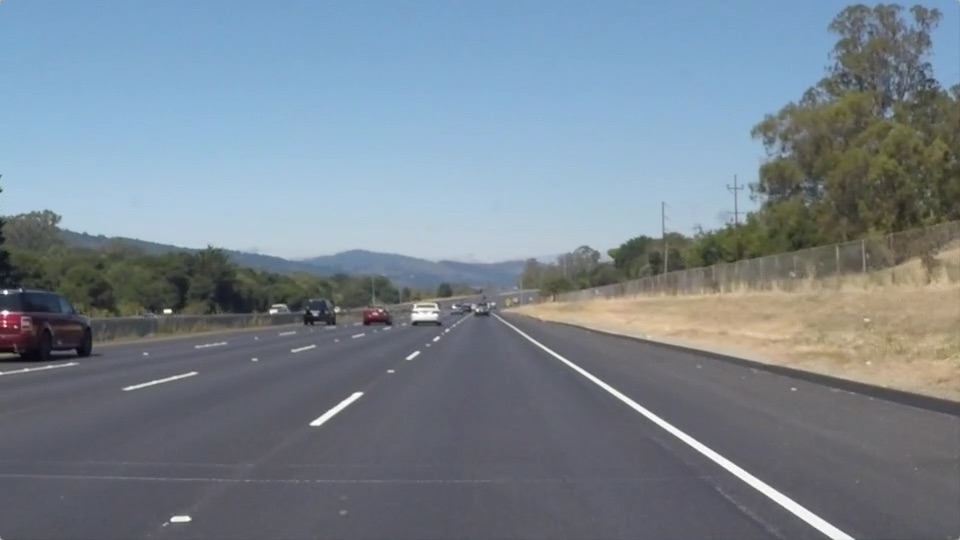
#> input picture test_images/solidWhiteRight.jpg, 960 x 540 px
$ jupyter execute --allow-errors P1.ipynb   (shell and % lines are left out)
#> lines starting #> are read from the running program, lines starting #| are printed output that depends on the picture; after the words box and inside, x2 and y2 are one past the last pixel; in counts of white or black regions, pixels touching at a corner belong together
# Self-Driving Car Engineer Nanodegree

## Project: **Finding Lane Lines on the Road**
***
In this project, you will use the tools you learned about in the lesson to identify lane lines on the road.  You can develop your pipeline on a series of individual images, and later apply the result to a video stream (really just a series of images). Check out the video clip "raw-lines-example.mp4" (also contained in this repository) to see what the output should look like after using the helper functions below.

Once you have a result that looks roughly like "raw-lines-example.mp4", you'll need to get creative and try to average and/or extrapolate the line segments you've detected to map out the full extent of the lane lines.  You can see an example of the result you're going for in the video "P1_example.mp4".  Ultimately, you would like to draw just one line for the left side of the lane, and one for the right.

In addition to implementing code, there is a brief writeup to complete. The writeup should be completed in a separate file, which can be either a markdown file or a pdf document. There is a [write up template](https://github.com/udacity/CarND-LaneLines-P1/blob/master/writeup_template.md) that can be used to guide the writing process. Completing both the code in the Ipython notebook and the writeup template will cover all of the [rubric points](https://review.udacity.com/#!/rubrics/322/view) for this project.

---
Let's have a look at our first image called 'test_images/solidWhiteRight.jpg'.  Run the 2 cells below (hit Shift-Enter or the "play" button above) to display the image.

**Note: If, at any point, you encounter frozen display windows or other confounding issues, you can always start again with a clean slate by going to the "Kernel" menu above and selecting "Restart & Clear Output".**

---

**The tools you have are color selection, region of interest selection, grayscaling, Gaussian smoothing, Canny Edge Detection and Hough Tranform line detection.  You  are also free to explore and try other techniques that were not presented in the lesson.  Your goal is piece together a pipeline to detect the line segments in the image, then average/extrapolate them and draw them onto the image for display (as below).  Once you have a working pipeline, try it out on the video stream below.**

---

<figure>

 <figcaption>
 <p></p>
 <p style="text-align: center;"> Your output should look something like this (above) after detecting line segments using the helper functions below </p>
 </figcaption>
</figure>
 <p></p>
<figure>

 <figcaption>
 <p></p>
 <p style="text-align: center;"> Your goal is to connect/average/extrapolate line segments to get output like this</p>
 </figcaption>
</figure>

[cell 1]
# Run the cell below to import some packages.
# If you get an `import error` for a package you've already installed,
# try changing your kernel (select the Kernel menu above --> Change Kernel).
# Still have problems?  Try relaunching Jupyter Notebook from the terminal prompt.
# Also, consult the forums for more troubleshooting tips.**

## Import Packages

[cell 2]
# importing some useful packages
import matplotlib.pyplot as plt
import matplotlib.image as mpimg
import numpy as np
import cv2

## Read in an Image

[cell 3]
# reading in an image
image = mpimg.imread('test_images/solidWhiteRight.jpg')
#> image is the input picture: shape (540, 960, 3); mean R, G, B 120.3, 132.6, 143.7

# printing out some stats and plotting
print('This image is: ', type(image), 'with dimensions: ', image.shape)
#| This image is:  <class 'numpy.ndarray'> with dimensions:  (540, 960, 3)
plt.imshow(image)

## Ideas for Lane Detection Pipeline

**Some OpenCV functions (beyond those introduced in the lesson) that might be useful for this project are:**

`cv2.inRange()` for color selection
`cv2.fillPoly()` for regions selection
`cv2.line()` to draw lines on an image given endpoints
`cv2.addWeighted()` to coadd / overlay two images
`cv2.cvtColor()` to grayscale or change color
`cv2.imwrite()` to output images to file
`cv2.bitwise_and()` to apply a mask to an image

**Check out the OpenCV documentation to learn about these and discover even more awesome functionality!**

## Helper Functions

Below are some helper functions to help get you started. They should look familiar from the lesson!

[cell 4]
import math


# [7 lines left out: function grayscale, not called in this run]


def saturate_yellow(img):
    hsv = cv2.cvtColor(img, cv2.COLOR_BGR2HSV)
    yellow_mask = cv2.inRange(hsv, (20, 100, 100), (30, 255, 255))
    hsv[:, :, 1] = yellow_mask
    return cv2.cvtColor(hsv, cv2.COLOR_HSV2BGR)


def canny(img, low_threshold, high_threshold):
    """Applies the Canny transform"""
    return cv2.Canny(img, low_threshold, high_threshold)


def gaussian_blur(img, kernel_size):
    """Applies a Gaussian Noise kernel"""
    return cv2.GaussianBlur(img, (kernel_size, kernel_size), 0)


def region_of_interest(img, vertices):
    """
    Applies an image mask.

    Only keeps the region of the image defined by the polygon
    formed from `vertices`. The rest of the image is set to black.
    `vertices` should be a numpy array of integer points.
    """
    # defining a blank mask to start with
    mask = np.zeros_like(img)

    # defining a 3 channel or 1 channel color to fill the mask with depending on the input image
    if len(img.shape) > 2:
        channel_count = img.shape[2]  # i.e. 3 or 4 depending on your image
        ignore_mask_color = (255,) * channel_count
    else:
        ignore_mask_color = 255

    # filling pixels inside the polygon defined by "vertices" with the fill color
    cv2.fillPoly(mask, vertices, ignore_mask_color)

    # returning the image only where mask pixels are nonzero
    masked_image = cv2.bitwise_and(img, mask)
    return masked_image


def draw_lines(ymid, img, lines, color=None, thickness=10):
    """
    NOTE: this is the function you might want to use as a starting point once you want to
    average/extrapolate the line segments you detect to map out the full
    extent of the lane (going from the result shown in raw-lines-example.mp4
    to that shown in P1_example.mp4).

    Think about things like separating line segments by their
    slope ((y2-y1)/(x2-x1)) to decide which segments are part of the left
    line vs. the right line.  Then, you can average the position of each of
    the lines and extrapolate to the top and bottom of the lane.

    This function draws `lines` with `color` and `thickness`.
    Lines are drawn on the image inplace (mutates the image).
    If you want to make the lines semi-transparent, think about combining
    this function with the weighted_img() function below
    """
    # separating the line by side
    if color is None:
        color = [255, 0, 0]

    left_lines = []
    left_slope = 0
    left_inter = 0
    right_lines = []
    right_slope = 0
    right_inter = 0

    for line in lines:
        for x1, y1, x2, y2 in line:
            slope = (y2 - y1) / (x2 - x1)
            angle = np.arctan(slope) * 100

            if -90 < angle < -50:
                left_lines.append(line)
                left_slope += slope
                left_inter += get_b_of_line(slope, x1, y1)

            elif 50 < angle < 90:
                right_lines.append(line)
                right_slope += slope
                right_inter += get_b_of_line(slope, x1, y1)

    # y = mx+b -> y-b = mx -> (y-b)/m = x
    left_len = len(left_lines)
    if left_len > 0:
        left_slope = left_slope / left_len
        left_inter = left_inter / left_len
        ly1 = img.shape[0]
        lx1 = int((ly1 - left_inter) / left_slope)
        ly2 = int(ymid)
        lx2 = int((ly2 - left_inter) / left_slope)
        cv2.line(img, (lx1, ly1), (lx2, ly2), color, thickness)

    right_len = len(right_lines)
    if right_len > 0:
        right_slope = right_slope / right_len
        right_inter = right_inter / right_len
        ry1 = img.shape[0]
        rx1 = int((ry1 - right_inter) / right_slope)
        ry2 = int(ymid)
        rx2 = int((ry2 - right_inter) / right_slope)
        cv2.line(img, (rx1, ry1), (rx2, ry2), color, thickness)


#
def get_b_of_line(slope, x, y):
    return -1 * (slope * x - y)


def hough_lines(ymid, img, rho, theta, threshold, min_line_len, max_line_gap):
    """
    `img` should be the output of a Canny transform.

    Returns an image with hough lines drawn.
    """
    lines = cv2.HoughLinesP(img, rho, theta, threshold, np.array([]), minLineLength=min_line_len,
                            maxLineGap=max_line_gap)
    line_img = np.zeros((img.shape[0], img.shape[1], 3), dtype=np.uint8)
    draw_lines(ymid, line_img, lines)
    return line_img


# Python 3 has support for cool math symbols.
def weighted_img(img, initial_img, α=0.8, β=1., γ=0.):
    """
    `img` is the output of the hough_lines(), An image with lines drawn on it.
    Should be a blank image (all black) with lines drawn on it.

    `initial_img` should be the image before any processing.

    The result image is computed as follows:

    initial_img * α + img * β + γ
    NOTE: initial_img and img must be the same shape!
    """
    return cv2.addWeighted(initial_img, α, img, β, γ)

## Test Images

Build your pipeline to work on the images in the directory "test_images"
**You should make sure your pipeline works well on these images before you try the videos.**

[cell 5]
import os

test_images_dir = "test_images/"
images = os.listdir(test_images_dir)
print(images)

## Build a Lane Finding Pipeline

Build the pipeline and run your solution on all test_images. Make copies into the `test_images_output` directory, and you can use the images in your writeup report.

Try tuning the various parameters, especially the low and high Canny thresholds as well as the Hough lines parameters.

[cell 6]
# TODO: Build your pipeline that will draw lane lines on the test_images
# then save them to the test_images_output directory.


fig = plt.figure(figsize=(17, 40))
rows = len(images)


def add_plot(img, cols, item, gray=False):
    fig.add_subplot(rows, cols, item)
    if gray:
        plt.imshow(img, cmap="gray")
    else:
        plt.imshow(img)
    return item + 1


def lane_line_detection(image_path, cols, item):
    # assign the constants
    gauss_kernel_size = 5
    canny_low_threshold = 50
    canny_high_threshold = canny_low_threshold * 3

    # Define the Hough transform parameters
    hl_rho = 1
    hl_theta = np.pi / 180
    hl_threshold = 15
    hl_min_line_len = 18
    hl_max_line_gap = 20

    img = mpimg.imread(image_path)
    nitem = add_plot(img, cols, item)

    # Grab the x and y size and make a copy of the image
    ys = img.shape[0]
    xs = img.shape[1]

    sature = saturate_yellow(img)
    blur = gaussian_blur(sature, gauss_kernel_size)
    nitem = add_plot(blur, cols, nitem)

    edges = canny(blur, canny_low_threshold, canny_high_threshold)

    # This time we are defining a four sided polygon to mask
    xmid = xs / 2
    upbase = xs * 0.01
    ymid = ys / 2 + ys * 0.1
    vertices = np.array([[(0, ys), (xmid - upbase, ymid), (xmid + upbase, ymid), (xs, ys)]], dtype=np.int32)

    masked_edges = region_of_interest(edges, vertices)
    lines = hough_lines(ymid, masked_edges, hl_rho, hl_theta, hl_threshold, hl_min_line_len, hl_max_line_gap)
    result = weighted_img(lines, img)
    return add_plot(result, cols, nitem)


index = 1
for image_name in images:
    index = lane_line_detection(test_images_dir + image_name, 3, index)
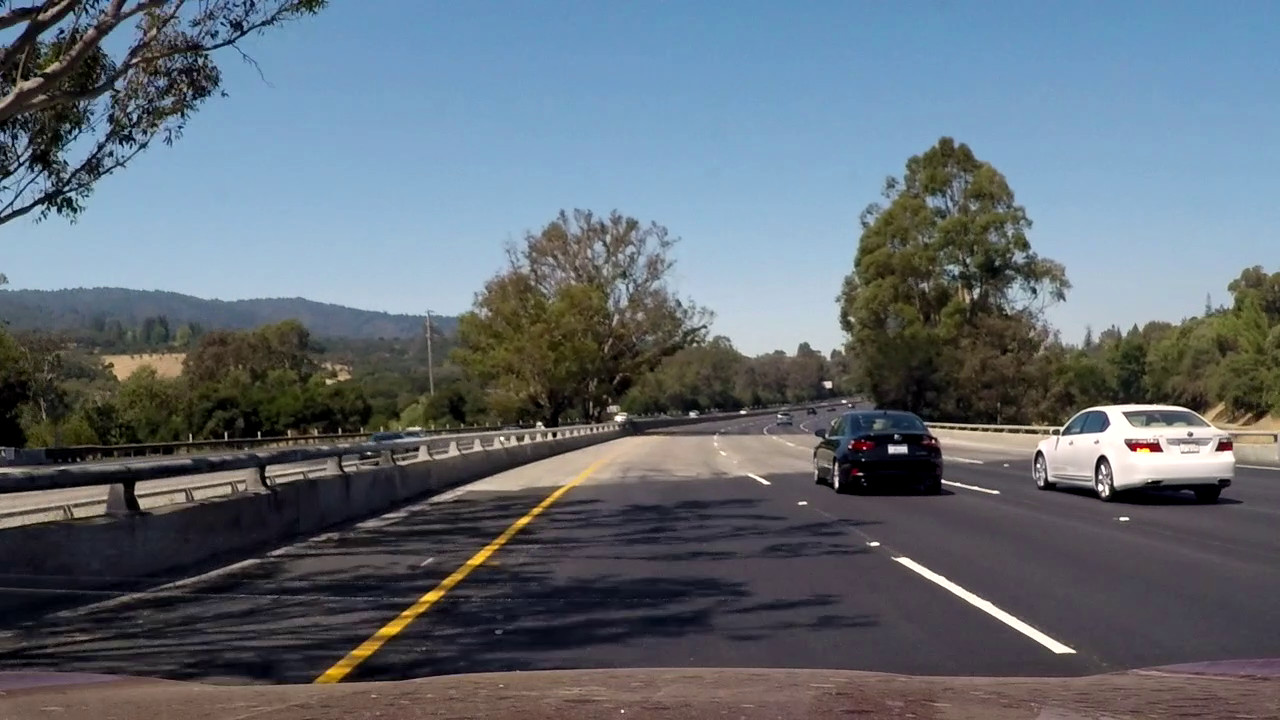
#> input picture test_images/challenge1.jpg, 1280 x 720 px
#> in lane_line_detection, img is the input picture: shape (720, 1280, 3); mean R, G, B 97.6, 107.2, 116.4
#> in lane_line_detection, `nitem = add_plot(img, cols, item)`: nitem = 2
#> in saturate_yellow, `yellow_mask = cv2.inRange(hsv, (20, 100, 100), (30, 255, 255))`:
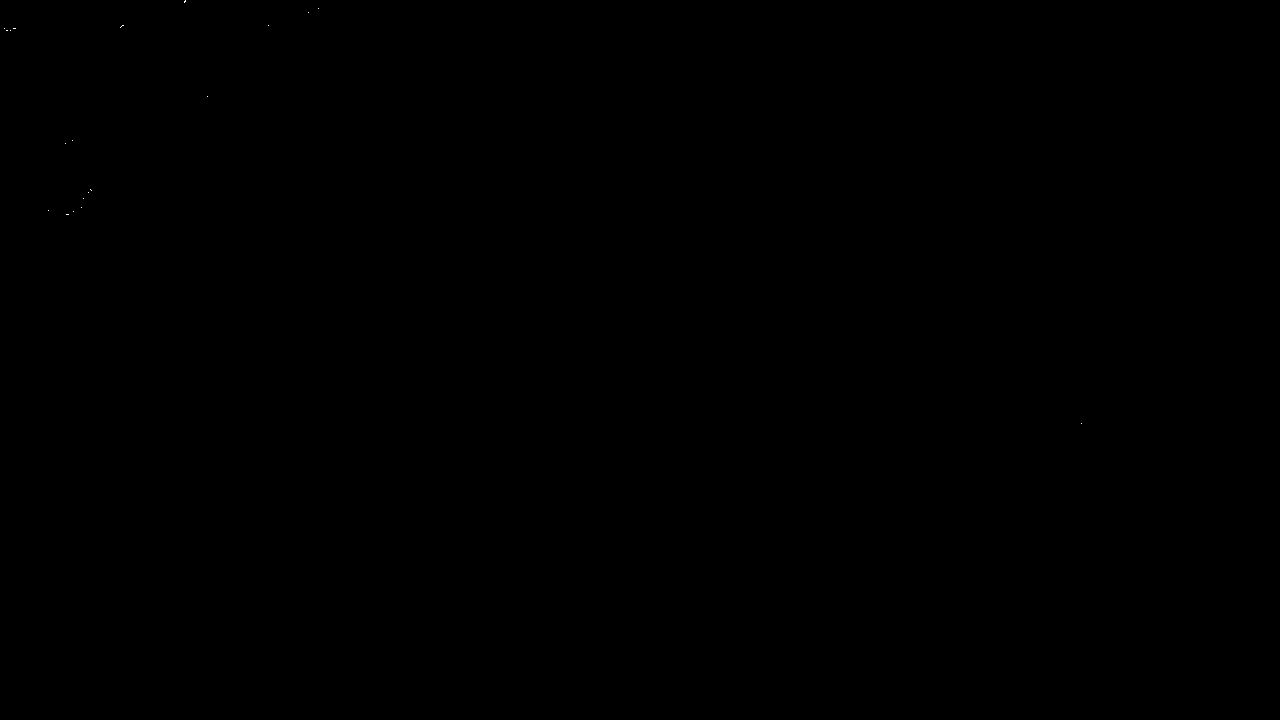
#> yellow_mask: shape (720, 1280); 0% white in thin lines or dots, all inside (x1, y1, x2, y2) = (4, 0, 1082, 424)
#> in saturate_yellow, `return cv2.cvtColor(hsv, cv2.COLOR_HSV2BGR)`:
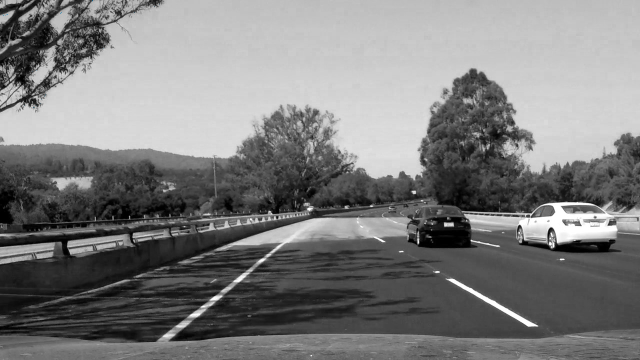
#> returned value: shape (720, 1280, 3) (shown at 1/2 size); mean R, G, B 124.7, 124.7, 124.7
#> in lane_line_detection, `nitem = add_plot(blur, cols, nitem)`: nitem = 3
#> in hough_lines, `lines = cv2.HoughLinesP(img, rho, theta, threshold, np.array([]), minL..`: lines = 116 rows, first 6: [284, 640, 302, 640], [362, 661, 571, 486], [711, 667, 767, 668], [866, 543, 1057, 653], [221, 686, 277, 684], [584, 669, 668, 667]
#> the loop in draw_lines, `for line in lines:` made 116 passes
#> after the loop in draw_lines, `for line in lines:`: left_inter = 8389.8; left_lines = [[[362, 661, 571, 486]], [[337, 681, 567, 488]], [[402, 615, 563, 485]], [[392, 621, 520, 518]], [[335, 663, 371, 637]], [[527, 515, 560, 488]], [[354, 650, 387, 623]], [[307, 684, 344, 658]], [[446, 584, 499, 547]]]; left_slope = -7.05; right_inter = 301.9; right_lines = [[[866, 543, 1057, 653]], [[905, 557, 1075, 651]], [[866, 542, 1059, 653]], [[909, 558, 1017, 618]], [[1002, 611, 1075, 652]], [[868, 542, 893, 556]]]; right_slope = 3.38
#> in draw_lines, `left_len = len(left_lines)`: left_len = 9
#> in draw_lines, `left_slope = left_slope / left_len`: left_slope = -0.783
#> in draw_lines, `left_inter = left_inter / left_len`: left_inter = 932.2
#> in draw_lines, `lx1 = int((ly1 - left_inter) / left_slope)`: lx1 = 270
#> in draw_lines, `lx2 = int((ly2 - left_inter) / left_slope)`: lx2 = 638
#> in draw_lines, `right_len = len(right_lines)`: right_len = 6
#> in draw_lines, `right_slope = right_slope / right_len`: right_slope = 0.564
#> in draw_lines, `right_inter = right_inter / right_len`: right_inter = 50.32
#> in draw_lines, `rx1 = int((ry1 - right_inter) / right_slope)`: rx1 = 1188
#> in draw_lines, `rx2 = int((ry2 - right_inter) / right_slope)`: rx2 = 677
#> in weighted_img, `return cv2.addWeighted(initial_img, α, img, β, γ)`:
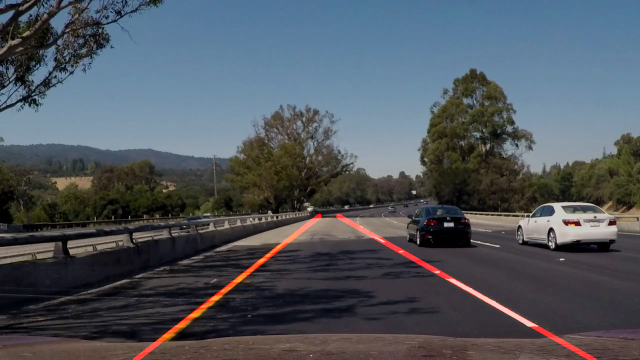
#> returned value: shape (720, 1280, 3) (shown at 1/2 size); mean of channels 0, 1, 2 79.7, 85.7, 93.1; drawn as R, G, B
#> index = 4
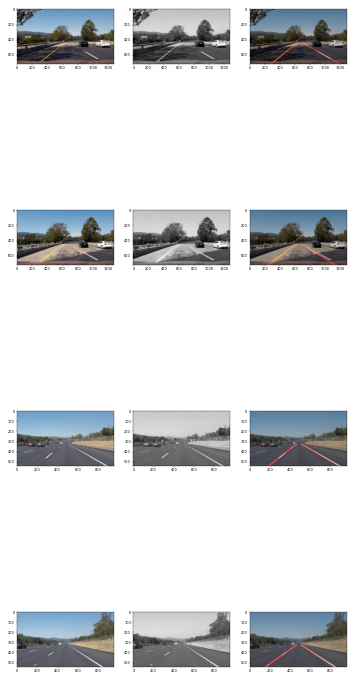
#> figure drawn by matplotlib, 12 panels

## Test on Videos

You know what's cooler than drawing lanes over images? Drawing lanes over video!

We can test our solution on two provided videos:

`solidWhiteRight.mp4`

`solidYellowLeft.mp4`

**Note: if you get an import error when you run the next cell, try changing your kernel (select the Kernel menu above --> Change Kernel). Still have problems? Try relaunching Jupyter Notebook from the terminal prompt. Also, consult the forums for more troubleshooting tips.**

**If you get an error that looks like this:**
```
NeedDownloadError: Need ffmpeg exe.
You can download it by calling:
imageio.plugins.ffmpeg.download()
```
**Follow the instructions in the error message and check out [this forum post](https://discussions.udacity.com/t/project-error-of-test-on-videos/274082) for more troubleshooting tips across operating systems.**

[cell 7]
# Import everything needed to edit/save/watch video clips
from moviepy.editor import VideoFileClip
from IPython.display import HTML

white_output = 'test_videos_output/solidWhiteRight.mp4'
#> white_output = 'test_videos_output/solidWhiteRight.mp4'
yellow_output = 'test_videos_output/solidYellowLeft.mp4'
challenge_output = 'test_videos_output/challenge.mp4'
